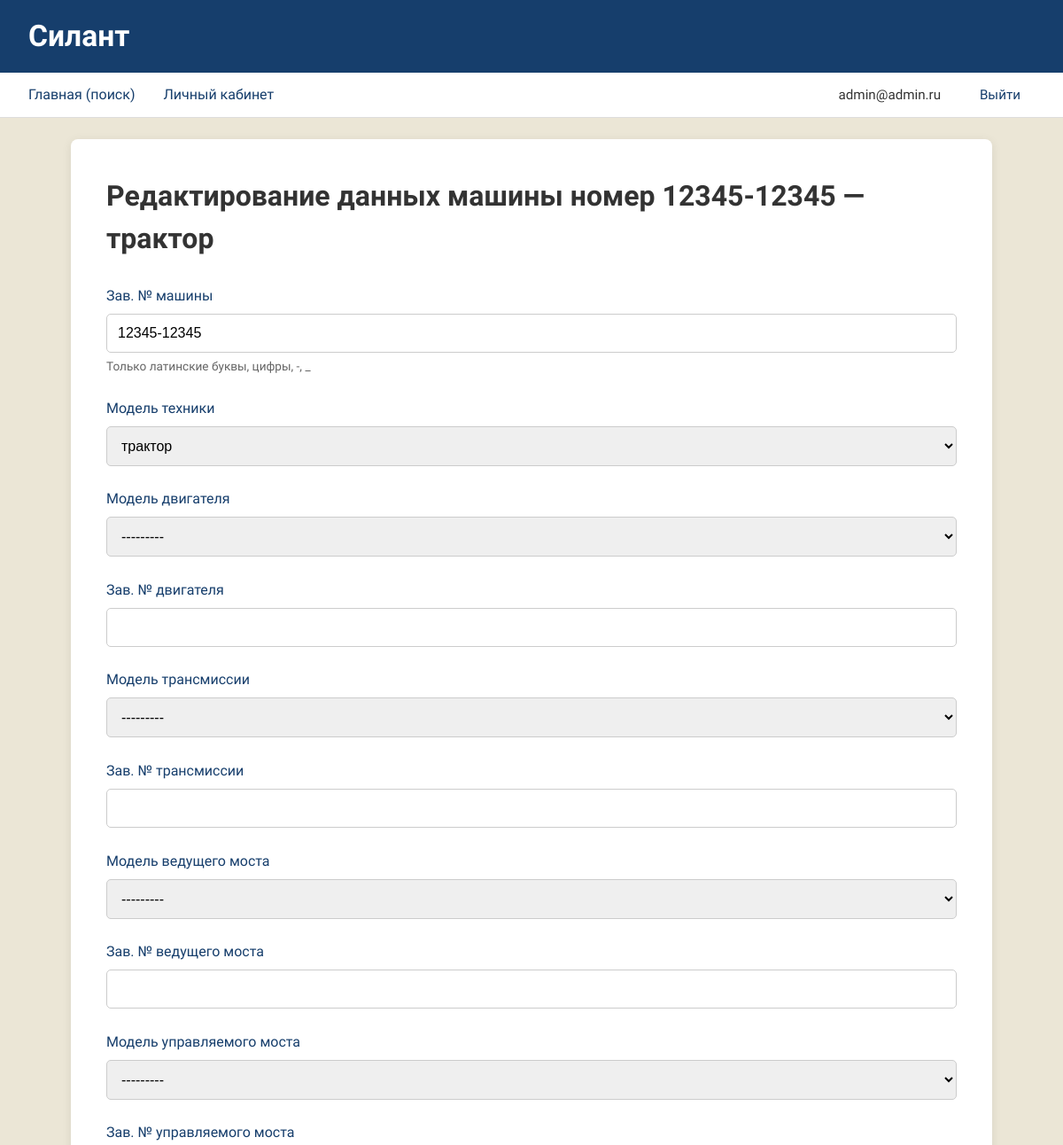
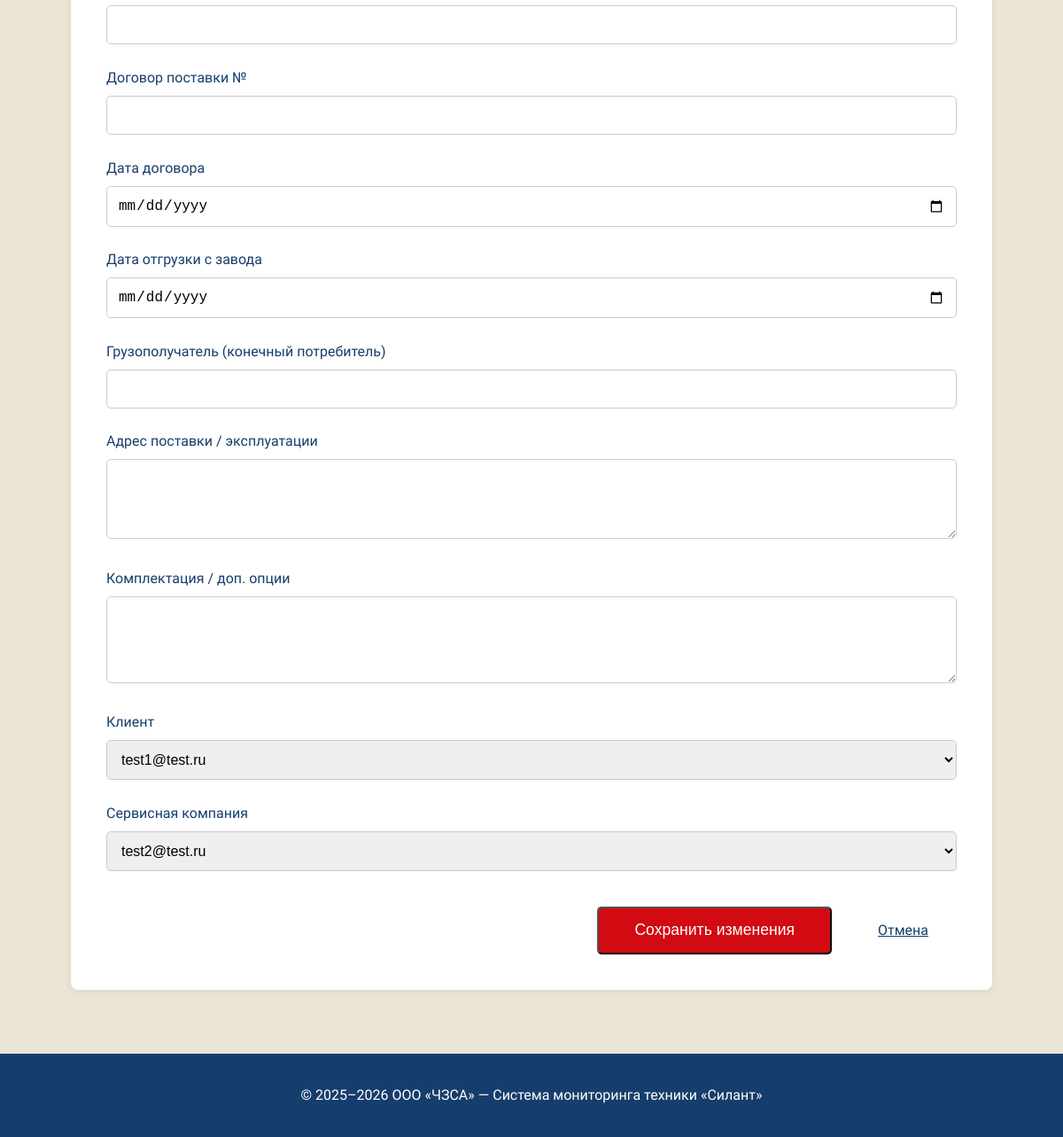
/machines/12345-12345/edit/ (signed in), run on the app's committed database (2 pictures, top to bottom).
### core/models.py (models this page shows)
class User(AbstractUser):
    username = None
    email = models.EmailField(
        _('email адрес'),
        unique=True,
        error_messages={
            'unique': _('Пользователь с таким email уже существует.'),
        },
    )
    USERNAME_FIELD = 'email'
    REQUIRED_FIELDS = []  # можно добавить сюда поля, если захочешь их запрашивать при createsuperuser
    objects = CustomUserManager()
    class Meta:
        verbose_name = _('пользователь')
        verbose_name_plural = _('пользователи')
    def __str__(self):
        return self.email or "Без email"

class Machine(models.Model):
    serial_number = models.CharField(
        _('зав. № машины'),
        max_length=100,
        unique=True,
        db_index=True,
        validators=[serial_number_validator],
        help_text=_('Только латинские буквы, цифры, -, _'),
    )
    model = models.ForeignKey(
        MachineModel, verbose_name=_('модель техники'),
        on_delete=models.PROTECT, related_name='machines'
    )
    engine_model = models.ForeignKey(
        EngineModel, verbose_name=_('модель двигателя'),
        on_delete=models.PROTECT, related_name='machines', null=True, blank=True
    )
    engine_serial = models.CharField(
        _('зав. № двигателя'), max_length=100, blank=True
    )
    transmission_model = models.ForeignKey(
        TransmissionModel, verbose_name=_('модель трансмиссии'),
        on_delete=models.PROTECT, related_name='machines', null=True, blank=True
    )
    transmission_serial = models.CharField(
        _('зав. № трансмиссии'), max_length=100, blank=True
    )
    drive_axle_model = models.ForeignKey(
        DriveAxleModel, verbose_name=_('модель ведущего моста'),
        on_delete=models.PROTECT, related_name='machines', null=True, blank=True
    )
    drive_axle_serial = models.CharField(
        _('зав. № ведущего моста'), max_length=100, blank=True
    )
    steer_axle_model = models.ForeignKey(
        SteerAxleModel, verbose_name=_('модель управляемого моста'),
        on_delete=models.PROTECT, related_name='machines', null=True, blank=True
    )
    steer_axle_serial = models.CharField(
        _('зав. № управляемого моста'), max_length=100, blank=True
    )
    contract_number = models.CharField(
        _('договор поставки №'), max_length=100, blank=True
    )
    contract_date = models.DateField(
        _('дата договора'), null=True, blank=True
    )
    shipment_date = models.DateField(
        _('дата отгрузки с завода'), null=True, blank=True
    )
    consignee = models.CharField(
        _('грузополучатель (конечный потребитель)'), max_length=300, blank=True
    )
    operation_address = models.CharField(
        _('адрес поставки / эксплуатации'), max_length=500, blank=True
    )
    options = models.TextField(
        _('комплектация / доп. опции'), blank=True
    )
    client = models.ForeignKey(
        User, verbose_name=_('клиент'),
        on_delete=models.SET_NULL, null=True, blank=True,
        related_name='client_machines'
    )
    service_company = models.ForeignKey(
        User, verbose_name=_('сервисная компания'),
        on_delete=models.SET_NULL, null=True, blank=True,
        related_name='service_machines'
    )
    created_at = models.DateTimeField(auto_now_add=True)
    updated_at = models.DateTimeField(auto_now=True)
    class Meta:
        verbose_name = _('машина')
        verbose_name_plural = _('машины')
        ordering = ['-shipment_date', 'serial_number']
        indexes = [
            models.Index(fields=['serial_number']),
            models.Index(fields=['shipment_date']),
        ]
    def __str__(self):
        return f"{self.serial_number} — {self.model}"

class Directory(models.Model):
    name = models.CharField(_('название'), max_length=200)
    description = models.TextField(_('описание'), blank=True)
    class Meta:
        abstract = True
    def __str__(self):
        return self.name

class MachineModel(Directory):
    class Meta:
        verbose_name = _('модель техники')
        verbose_name_plural = _('модели техники')
        ordering = ['name']

### core/views.py (the view)
# urls.py: path("machines/<str:serial_number>/edit/", MachineUpdateView.as_view(), name="machine_edit"),
class MachineUpdateView(LoginRequiredMixin, UserPassesTestMixin, UpdateView):
    model = Machine
    form_class = MachineForm
    template_name = 'core/machine_form.html'
    success_url = reverse_lazy('core:dashboard')
    def test_func(self):
        return self.request.user.groups.filter(name='Менеджер').exists()
    def get_object(self, queryset=None):
        return Machine.objects.get(serial_number=self.kwargs['serial_number'])

### core/templates/core/machine_form.html (shortened to what this page needs)
{% extends 'core/base.html' %}
{% block content %}
<div style="background: white; padding: 2.5rem; border-radius: 8px; box-shadow: 0 2px 12px rgba(0,0,0,0.08); max-width: 960px; margin: 0 auto;">
    <h1 style="margin-top: 0; margin-bottom: 1.8rem;">
    {% if title %}
        {{ title }}
    {% else %}
        Редактирование данных машины
    {% endif %}
    {% if object %}
        номер {{ object }}
    {% endif %}
    </h1>
    <form method="post" novalidate>
        {% for field in form %}
            <div class="form-row {% if field.errors %}error{% endif %}">
                <label for="{{ field.id_for_label }}">{{ field.label }}</label>
                {{ field }}
                {% if field.help_text %}
                    <small class="help-text">{{ field.help_text }}</small>
                {% endif %}
            </div>
        {% endfor %}
        <div style="margin-top: 2.5rem; text-align: right;">
            <button type="submit" class="btn" style="padding: 0.9rem 2.5rem; font-size: 1.1rem;">
                {% if title == 'Добавление ТО' %}
                    Создать ТО
                {% elif title == 'Добавление рекламации' %}
                    Создать рекламацию
                {% elif object %}
                    Сохранить изменения
                {% else %}
                    Создать машину
                {% endif %}
            </button>
            <a href="{% url 'core:dashboard' %}" class="btn-outline" style="margin-left: 1rem; padding: 0.9rem 2rem;">
                Отмена
            </a>
        </div>
    </form>
</div>
{% endblock %}

### core/templates/core/base.html (shortened to what this page needs)
<!DOCTYPE html>
<html lang="ru">
<head>
    {% load static %}
</head>
<body>
<header>
    <h1 style="margin:0; font-size:2.1rem;">Силант</h1>
</header>
<nav>
    <div style="display:flex; align-items:center; max-width:1400px; margin:0 auto;">
        {% if user.is_authenticated %}
            <ul>
                <li><a href="{% url 'core:home' %}">Главная (поиск)</a></li>
                <li><a href="{% url 'core:dashboard' %}">Личный кабинет</a></li>
            </ul>
            <div class="user-info">
                {{ user.email }}
                <a href="{% url 'account_logout' %}" class="btn-outline" style="margin-left:1.5rem; padding:0.5rem 1rem;">Выйти</a>
            </div>
        {% else %}
            <ul>
                <li><a href="{% url 'core:home' %}">Главная</a></li>
                <li><a href="{% url 'account_login' %}">Вход</a></li>
            </ul>
        {% endif %}
    </div>
</nav>
<main class="container">
    {% block content %}{% endblock %}
</main>
<footer>
    <p>© 2025–2026 ООО «ЧЗСА» — Система мониторинга техники «Силант»</p>
</footer>
</body>
</html>

### core/templates/core/machine_form.html (style rules this page uses)
.form-row { margin-bottom: 1.6rem; }
.form-row label { display: block; margin-bottom: 0.5rem; font-weight: 500; color: var(--dark-blue); }
.form-row input, .form-row select, .form-row textarea { width: 100%; padding: 0.75rem; border: 1px solid #ccc; border-radius: 5px; font-size: 1rem; box-sizing: border-box; }
.form-row input[type="date"] { padding: 0.75rem; }
.form-row textarea { resize: vertical; min-height: 90px; }
.form-row .help-text { display: block; margin-top: 0.3rem; font-size: 0.85rem; color: #666; }

### data on the page
User: email "admin@admin.ru"
Machine: serial_number+model "12345-12345 — трактор", form "12345-12345" "трактор" "---------" "---------" "---------" "---------" "test1@test.ru" "test2@test.ru"

### other printed values
{{ field.label }} "Зав. № машины" "Модель техники" "Модель двигателя" "Зав. № двигателя" "Модель трансмиссии" "Зав. № трансмиссии" "Модель ведущего моста" "Зав. № ведущего моста" "Модель управляемого моста" "Зав. № управляемого моста" "Договор поставки №" "Дата договора" "Дата отгрузки с завода" "Грузополучатель (конечный потребитель)" "Адрес поставки / эксплуатации" "Комплектация / доп. опции" "Клиент" "Сервисная компания"
{{ field.help_text }} "Только латинские буквы, цифры, -, _"
